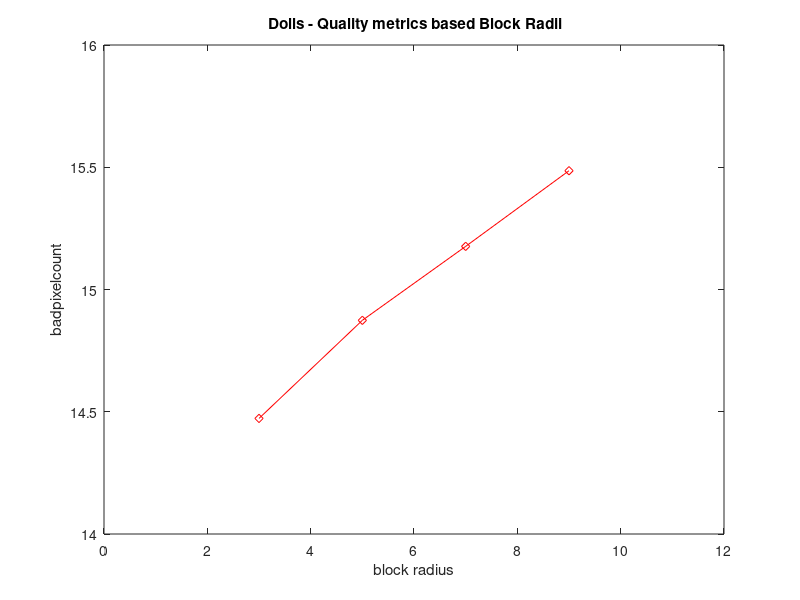

Source code (MATLAB):
clc , clear
x = [3 5 7 9]
y = [14.4727 14.8739 15.1764 15.4858]
plot(x,y,'d-r')
axis([0,12,14,16])
title(' Dolls - Quality metrics based Block Radii')
xlabel('block radius')
ylabel('badpixelcount')